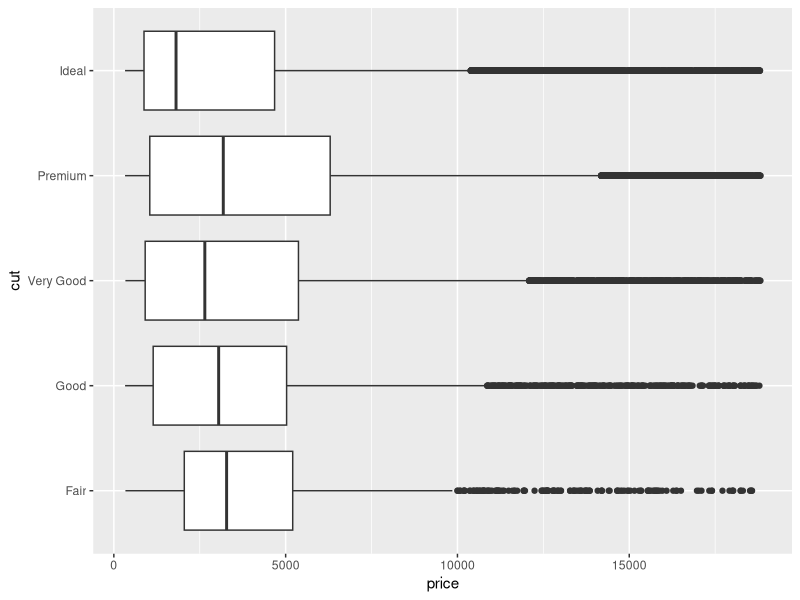
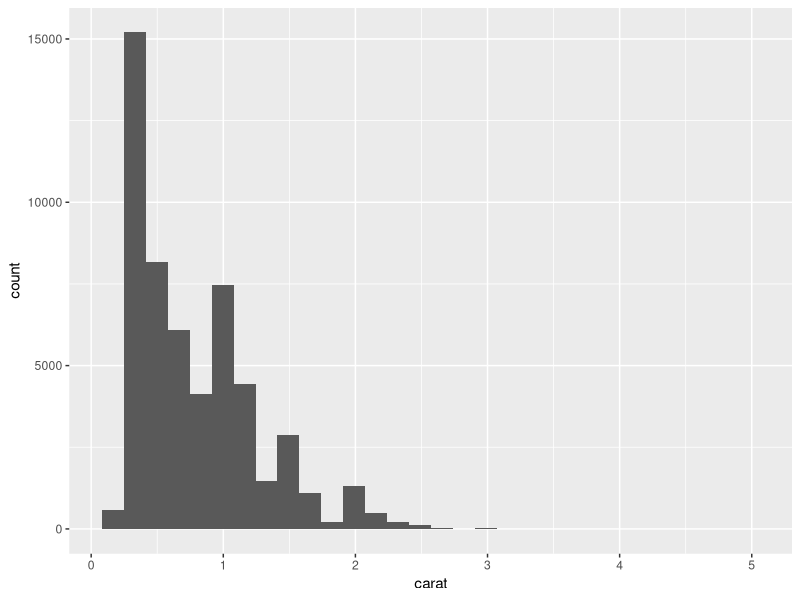
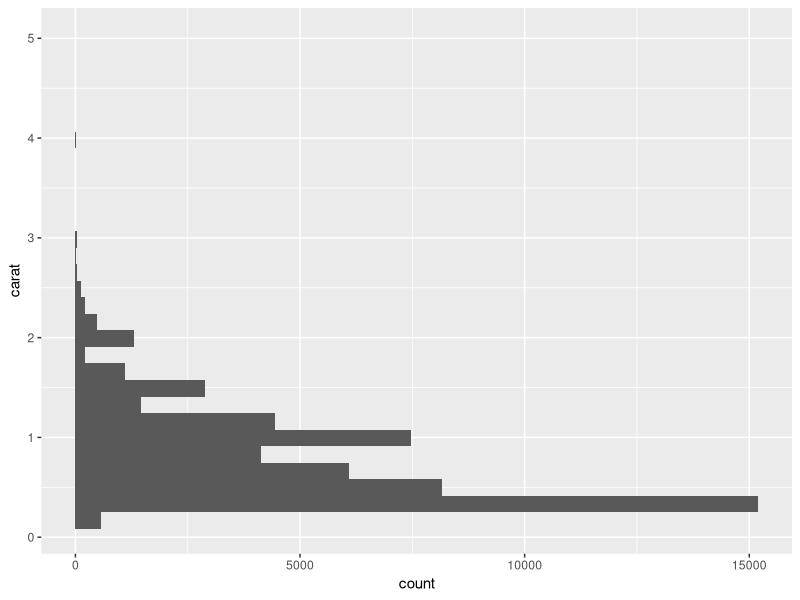
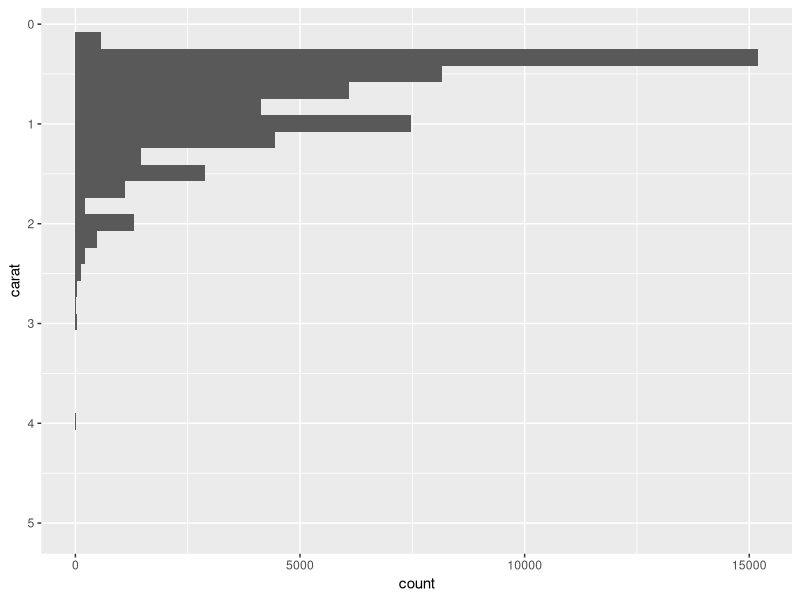
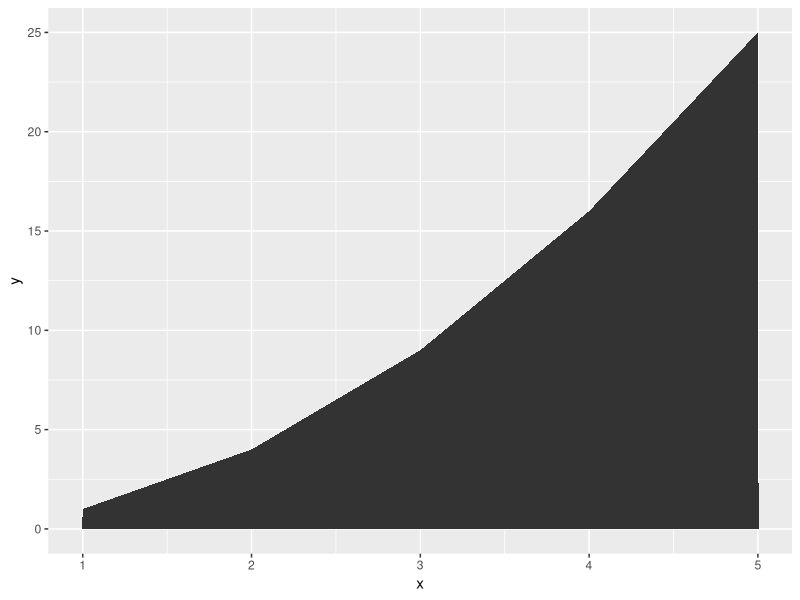
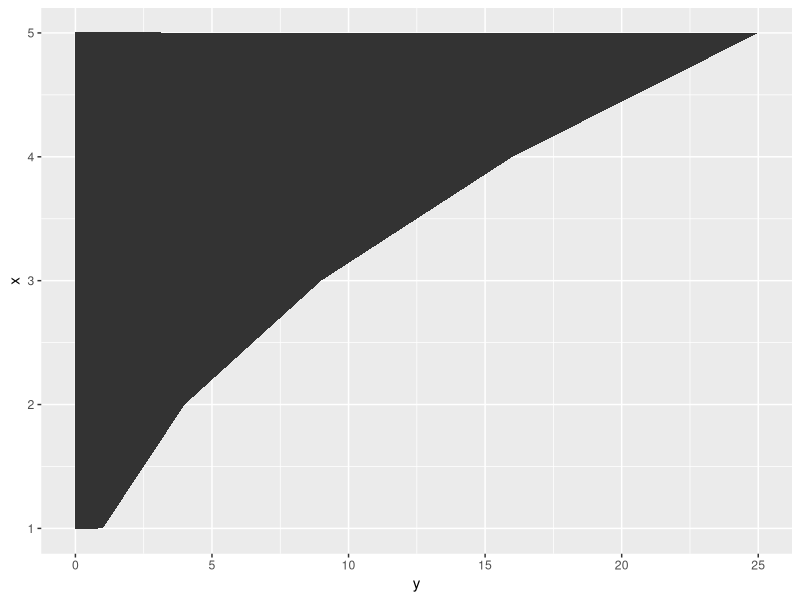

The R script that drew these images, in order:
library(ggplot2)


### Name: coord_flip
### Title: Cartesian coordinates with x and y flipped
### Aliases: coord_flip

### ** Examples

# Very useful for creating boxplots, and other interval
# geoms in the horizontal instead of vertical position.

ggplot(diamonds, aes(cut, price)) +
  geom_boxplot() +
  coord_flip()

h <- ggplot(diamonds, aes(carat)) +
  geom_histogram()
h
h + coord_flip()
h + coord_flip() + scale_x_reverse()

# You can also use it to flip line and area plots:
df <- data.frame(x = 1:5, y = (1:5) ^ 2)
ggplot(df, aes(x, y)) +
  geom_area()
last_plot() + coord_flip()
